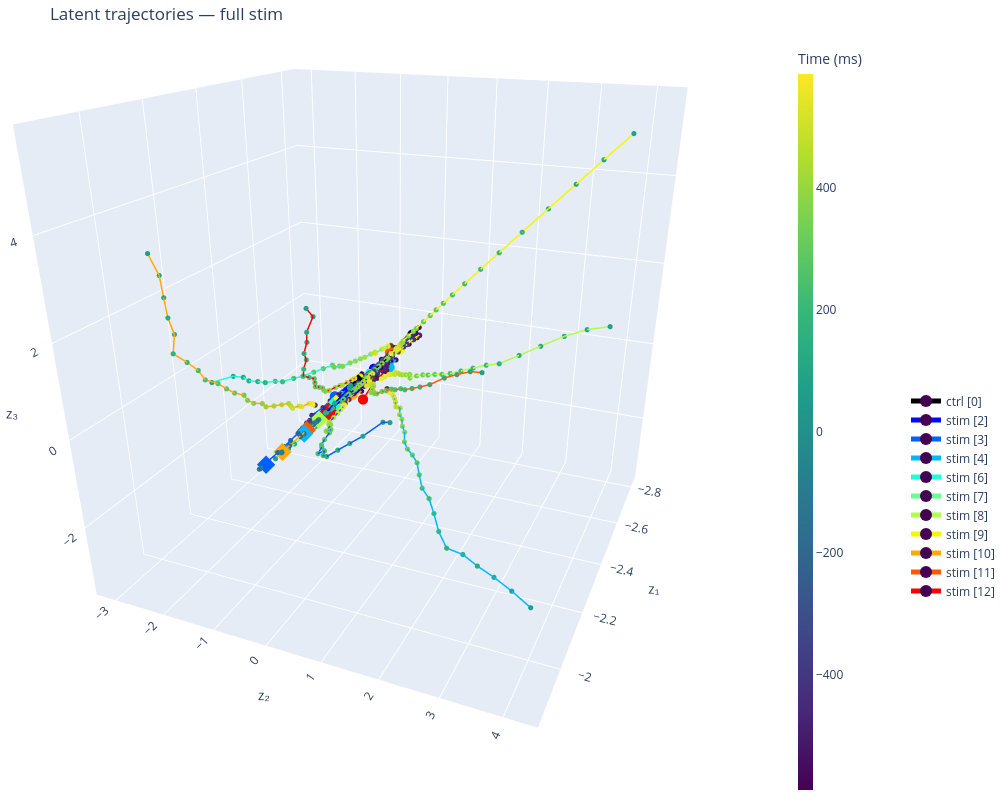

Notebook code for this chart:
### Markdown cell above
## Plot 10 trials

### Code cell
# All sessions, post-stim only
fig = plot_latent_phase_portrait_sessions(
    z_by_session=z_by_session,
    centers_ms_by_session=centers_ms_by_session,
    control_indices=CONTROL_INDICES,
    alpha_trials=0.05,
    plot_sessions = [0] +list(range(2, 5)) + list(range(6, 13)),
    pre_trim_bins=0,
    post_trim_bins=0,
    epoch="full",        # "full", "pre", or "post"
    show_pre_post=False,
    show_trials=False,
    show_markers=True,
)
fig.update_layout(scene_camera=dict(eye=dict(x=1.75, y=0.75, z=0.75), center=dict(x=0, y=0, z=-0.2)))
fig.show()
